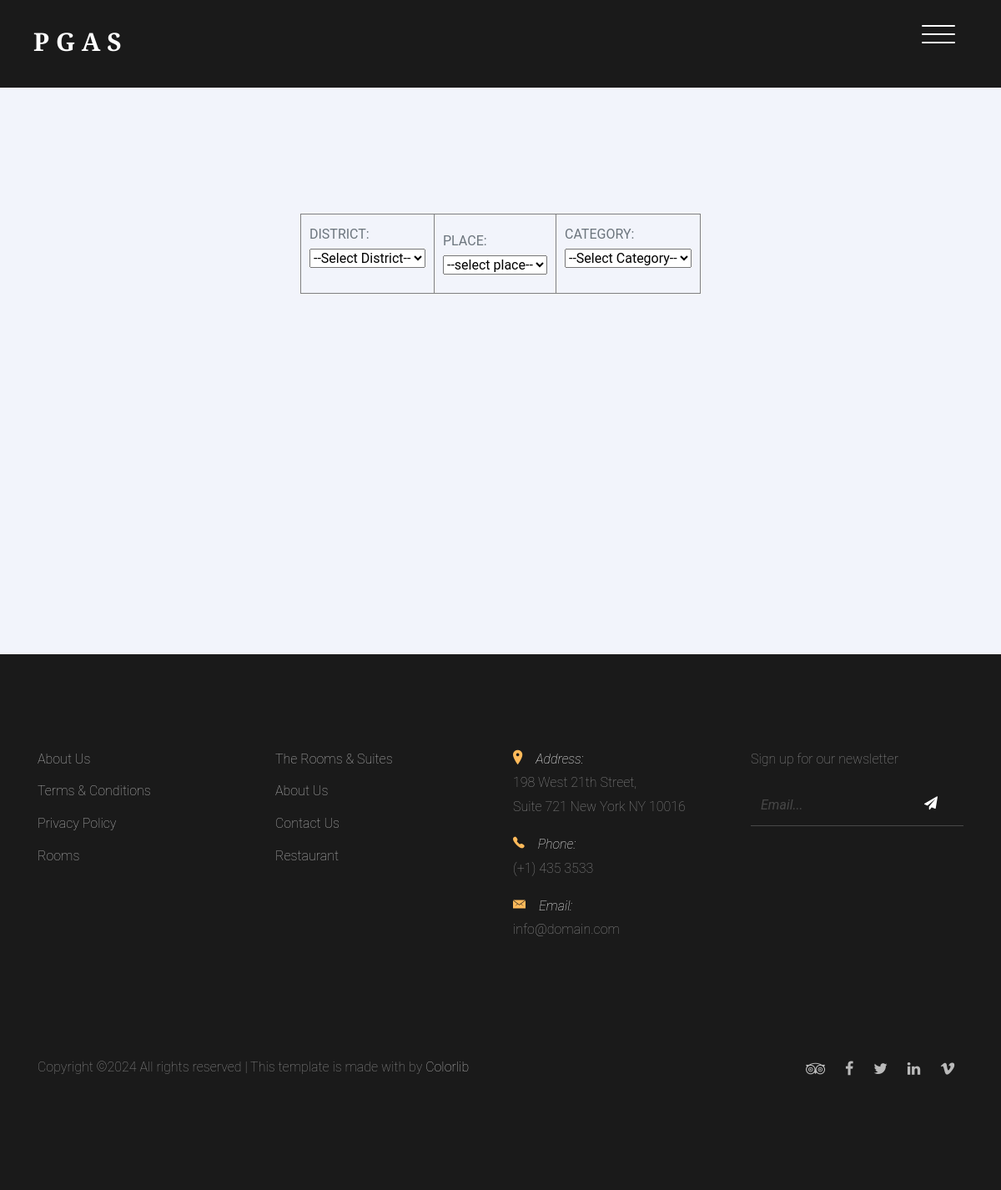
The app's page /PROJECT/User/SearchRoom.php, older data.
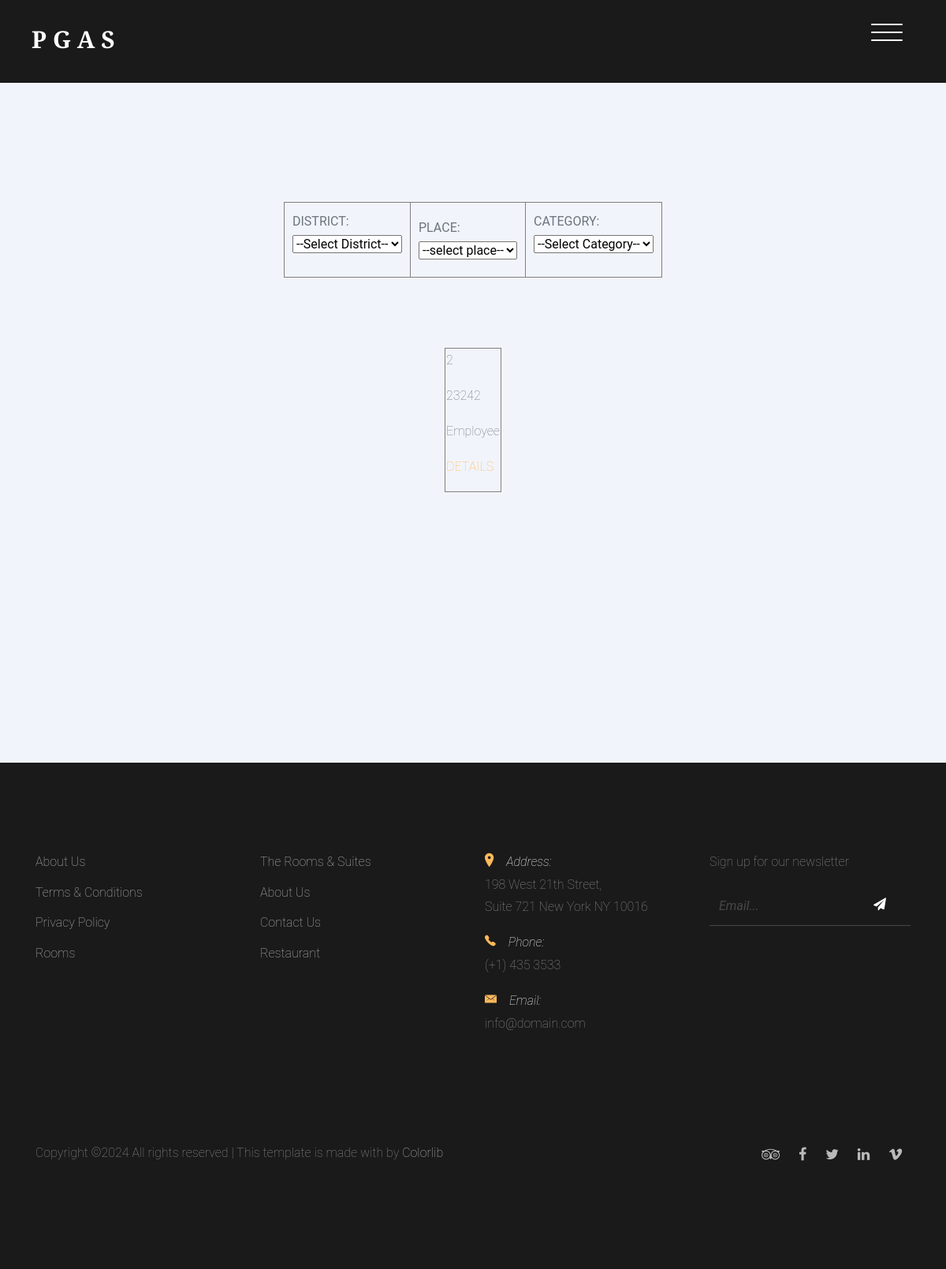
The same page, newer data.
### tables this page shows
CREATE TABLE `tbl_room` (
  `room_id` int(11) NOT NULL,
  `owner_id` int(11) NOT NULL,
  `room_guest` int(11) NOT NULL,
  `room_discription` varchar(500) NOT NULL,
  `room_rent` int(11) NOT NULL,
  `room_security` varchar(100) NOT NULL,
  `category_id` int(11) NOT NULL,
  `ftype_id` int(11) NOT NULL,
  `room_photo` varchar(500) NOT NULL,
  `room_location` varchar(300) NOT NULL
);

CREATE TABLE `tbl_category` (
  `category_id` int(11) NOT NULL,
  `category_name` varchar(50) NOT NULL
);

### PROJECT/User/SearchRoom.php (the view, shortened to what this page needs)
<?php
include('Head.php');
?>
<!DOCTYPE html PUBLIC "-//W3C//DTD XHTML 1.0 Transitional//EN" "http://www.w3.org/TR/xhtml1/DTD/xhtml1-transitional.dtd">
<html xmlns="http://www.w3.org/1999/xhtml">
<head>
</head>
<body>
<form id="form1" name="form1" method="post" action="">
  <table border="1" align="center" cellpadding="10" style="border-collapse:collapse" >
    <tr>
      <td width="153"><strong>DISTRICT:
       <p>
        <select name="txt_district" id="txt_district" onchange="getPlace(this.value),getRoom()">
          <option value="">--Select District--</option>
        </select>
      </strong></td>
      <td width="121"><strong>PLACE:
        <select name="txt_place" id="txt_place" onchange="getRoom()">
        <option value="">--select place--</option>
        </select>
      </strong></td>
      <td width="164"><strong>CATEGORY:
               <p>
        <select name="txt_category" id="txt_categhory" onchange="getRoom()" >
          <option value="">--Select Category--</option>
        </select>
      </strong></td>
    </tr>
  </table>
</form>
<p>&nbsp; </p>
<p>&nbsp; </p>
<table border="1" align="center" id='result'>
  <tr>
 <?php
	$selqry="select * from tbl_room r inner join tbl_category c on r.category_id=c.category_id";
	$row=$connection->query($selqry);
	while($data=$row->fetch_assoc())
	{
		?>
        <td>
         <p><?php echo $data['room_guest'] ?></p>
        <p><?php echo $data['room_rent'] ?></p>
        <p><?php echo $data['category_name'] ?></p>
        <p><a href="viewdetails.php?rid=<?php echo $data['room_id']?>">DETAILS</a></p>
        </td>
        <?php
	}
	?>
  </tr>
</table>
</body>
<?php
include('Foot.php');
?>
</html>

Row changes from the older to the newer data that the page shows:
added tbl_room: room_guest "2", room_rent "23242", category.category_name "Employee"
